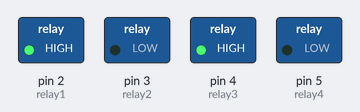
Bench run of a sketch on a simulated Arduino Uno, built with avr-gcc and run on an emulated ATmega328P. Shown: switched loads named in the sketch (green lamp = pin HIGH).

Above: at 0.5 s.
At 2.5 s:
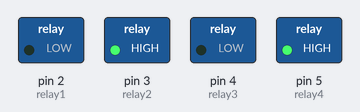
At 5.5 s:
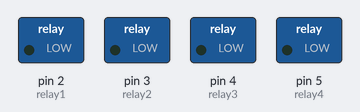
Timing chart, 0 to 10.4 s (numbered marks = the images above):
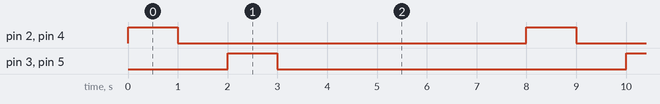

The sketch:

sketch_Linear.ino
```cpp
const int relay1 = 2; //Arduino pin that triggers relay #1
const int relay2 = 3; //Arduino pin that triggers relay #2
const int relay3 = 4; //Arduino pin that triggers relay #3
const int relay4 = 5; //Arduino pin that triggers relay #4

void setup() {
  pinMode(relay1, OUTPUT);
  pinMode(relay2, OUTPUT);
  pinMode(relay3, OUTPUT);
  pinMode(relay4, OUTPUT);
}

void extendActuator() {
digitalWrite(relay1, HIGH);
digitalWrite(relay2, LOW);
digitalWrite(relay3, HIGH);
digitalWrite(relay4, LOW);
}

void retractActuator() {
digitalWrite(relay1, LOW);
digitalWrite(relay2, HIGH);
digitalWrite(relay3, LOW);
digitalWrite(relay4, HIGH);
}

void stopActuator() {
digitalWrite(relay1, LOW);
digitalWrite(relay2, LOW);
digitalWrite(relay3, LOW);
digitalWrite(relay4, LOW);
}

void loop(){
extendActuator();
delay(1000);

stopActuator();
delay(1000);
retractActuator();
delay(1000);

stopActuator();
delay(5000);

}
```

Measured:
- by itself, pin 2 (relay1), pin 3 (relay2), pin 4 (relay3), pin 5 (relay4): alternates HIGH for 1.0 s and LOW for 7.0 s
- by itself, everything shown: repeats every 8.0 s, in 4 steps
